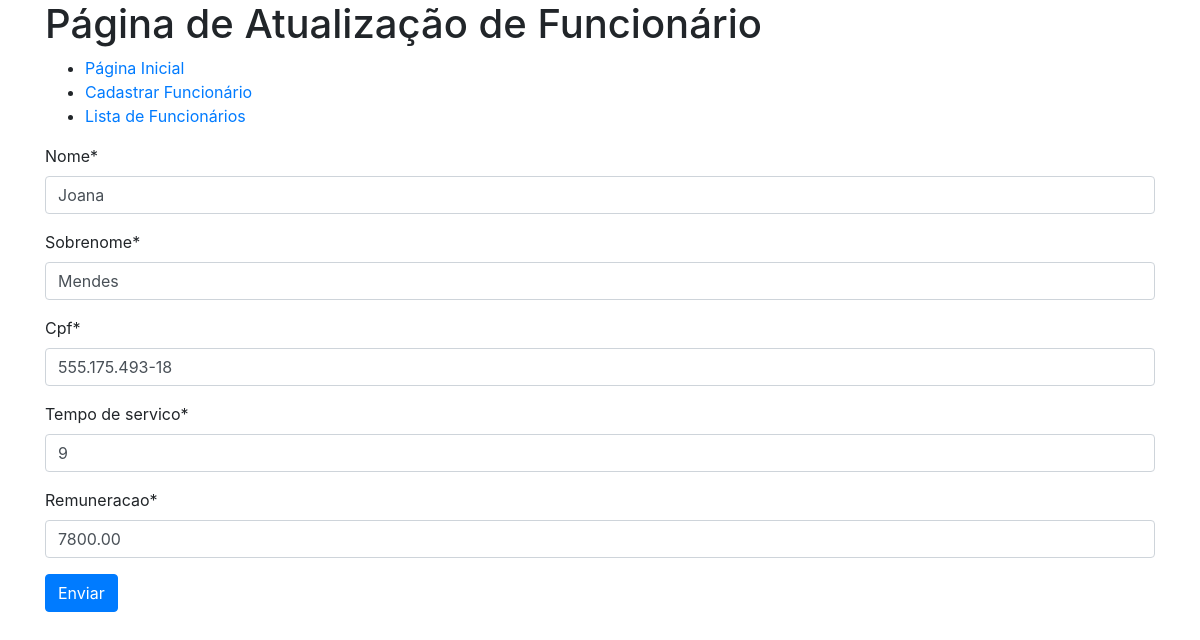
Page /funcionario/5 on the committed database.
### helloworld/models.py (models this page shows)
class Funcionario(models.Model):
    nome = models.CharField(
        max_length=255,
        null=False,
        blank=False
    )
    sobrenome = models.CharField(
        max_length=255,
        null=False,
        blank=False
    )
    cpf = models.CharField(
        max_length=14,
        null=False,
        blank=False
    )
    tempo_de_servico = models.IntegerField(
        default=0,
        null=False,
        blank=False
    )
    remuneracao = models.DecimalField(
        max_digits=8,
        decimal_places=2,
        null=False,
        blank=False
    )
    objetos = models.Manager()

### website/views.py (the view)
# urls.py: path('funcionario/<pk>', FuncionarioUpdateView.as_view(),name="atualiza_funcionario"),
class FuncionarioUpdateView(UpdateView):
    template_name="website/atualiza.html"
    model = Funcionario
    fields = '__all__'
    context_object_name = 'funcionario'
    success_url = reverse_lazy("website:lista_funcionarios")
    def get_object(self,queryset=None):
        funcionario = None
        pk = self.kwargs.get(self.pk_url_kwarg)
        slug = self.kwargs.get(self.slug_url_kwarg)
        if pk is not None:
            funcionario = Funcionario.objetos.filter(pk=pk).first()
        elif slug is not None:
            campo_slug = self.get_slug_field()
            funcionario = Funcionario.objetos.filter(**{campo_slug:slug}).first()
        return funcionario

### website/templates/website/atualiza.html (shortened to what this page needs)
<!DOCTYPE html>
{% load crispy_forms_tags %}
<html lang="en">
<head>
    <link rel="stylesheet" href="https://stackpath.bootstrapcdn.com/bootstrap/4.1.3/css/bootstrap.min.css">
</head>
<body>
    <header class="container">
        <h1>Página de Atualização de Funcionário</h1>
        <ul>
            <li><a href="{% url 'website:index' %}">Página Inicial</a></li>
            <li><a href="{% url 'website:cadastra_funcionario' %}">Cadastrar Funcionário</a></li>
            <li><a href="{% url 'website:lista_funcionarios' %}">Lista de Funcionários</a></li>
        </ul>
    </header>
    <main class="container">
        <form method="post">
            {{ form|crispy}}
            <button class="btn btn-primary">Enviar</button>
        </form>
    </main>
</body>
</html>

### rows in the picture
Funcionario: nome "Joana", sobrenome "Mendes", cpf "555.175.493-18", tempo_de_servico "9", remuneracao "7800.00"
